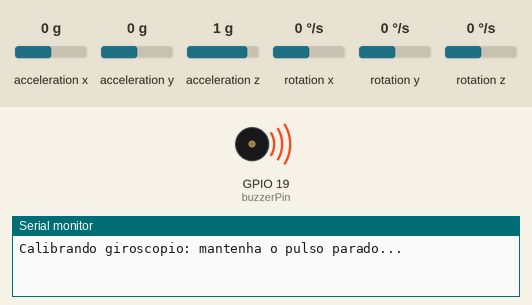
The sketch below on a simulated ESP32. On the bench: buzzer (waves = sounding), the last lines printed to the serial monitor. Wiring (inferred from the names in the program): MPU-6050 motion sensor at I2C address 0x68. The inputs (shaded band) are chosen by the test bench; at power-on: acceleration x 0 g, acceleration y 0 g, acceleration z 1 g, rotation x 0 °/s, rotation y 0 °/s, rotation z 0 °/s.

Above: at 2.1 s.
At 3.4 s:
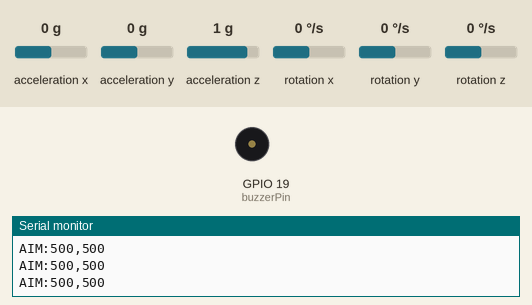
3.5 s: acceleration x set to -1.4 g
At 4.3 s:
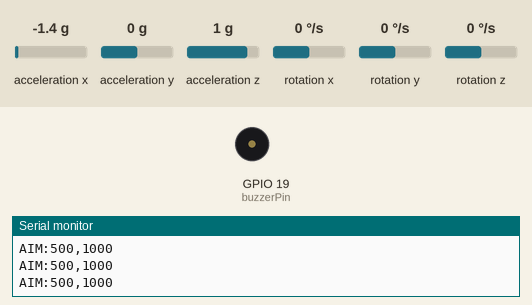
Timing chart, 0 to 6.5 s (numbered marks = the images above; inputs shaded):
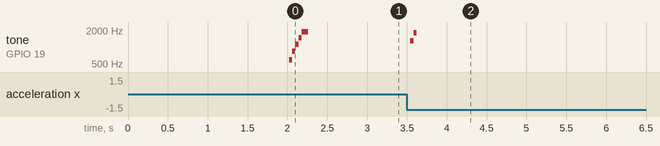

Measured:
- after the input at 3.5 s, tone on GPIO 19 (buzzerPin): silent → 1282 Hz at once, → 1779 Hz 0.04 s later, → silent 0.04 s later
- by itself, tone on GPIO 19 (buzzerPin): plays 597 Hz for 0.04 s, 844 Hz for 0.04 s, 1120 Hz for 0.04 s, 1469 Hz for 0.04 s, 1873 Hz for 0.08 s

The sketch:

GAMERANHA_calibracao_ESP32.ino
```cpp
#include <Wire.h>
#include <math.h>

// GAMERANHA - ESP32 + MPU6050
// MPU6050: SDA=23, SCL=22; buzzer passivo no GPIO 19
// Monte o sensor deitado, com os componentes voltados para cima.
// Ao ligar, mantenha o pulso na posição central desejada durante a calibração.
// No jogo, pressione C para registrar novamente o centro da mira.

#define MPU_ADDR 0x68
const int buzzerPin = 19;

int16_t accelX = 0, accelY = 0, accelZ = 0;
int16_t gyroX = 0, gyroY = 0, gyroZ = 0;

float gyroYOffset = 0.0f;
float gyroZOffset = 0.0f;
float pitchDeg = 0.0f;
float yawDeg = 0.0f;
float pitchCenterDeg = 0.0f;

long oldMotion = 0;
const int shakeLimit = 8000;
unsigned long lastShotTime = 0;
const unsigned long shotCooldown = 700;
unsigned long lastImuTime = 0;
unsigned long lastAimSend = 0;

// Aumente para uma mira mais rápida; diminua para uma mira mais suave.
// YAW_RANGE: giro horizontal necessário para atravessar a tela.
// PITCH_RANGE: inclinação vertical necessária para atravessar a tela.
const float YAW_RANGE_DEG = 35.0f;
const float PITCH_RANGE_DEG = 22.0f;

void setup() {
  Serial.begin(115200);
  Serial.setTimeout(10);
  Wire.begin(23, 22);
  Wire.setClock(400000);

  pinMode(buzzerPin, OUTPUT);
  digitalWrite(buzzerPin, LOW);

  Wire.beginTransmission(MPU_ADDR);
  Wire.write(0x6B);
  Wire.write(0x00); // acorda o MPU6050
  if (Wire.endTransmission() != 0) {
    Serial.println("ERRO: MPU6050 nao respondeu. Confira VCC, GND, SDA e SCL.");
    while (true) delay(500);
  }
  delay(200);

  Serial.println("Calibrando giroscopio: mantenha o pulso parado...");
  calibrateGyro();
  readImu();
  pitchDeg = accelPitch();
  pitchCenterDeg = pitchDeg; // centro inicial = postura em que o sensor ligou
  yawDeg = 0.0f;
  oldMotion = motionMagnitude();
  lastImuTime = micros();

  playWebSound();
  Serial.println("CENTER_OK");
  Serial.println("READY");
}

void loop() {
  handleSerialCommands();
  readImu();

  unsigned long nowUs = micros();
  float dt = (nowUs - lastImuTime) / 1000000.0f;
  lastImuTime = nowUs;
  if (dt <= 0.0f || dt > 0.1f) dt = 0.01f;

  // Movimento para cima/baixo: giroscópio Y + correção do acelerômetro.
  float accPitch = accelPitch();
  pitchDeg = 0.98f * (pitchDeg + ((float)gyroY - gyroYOffset) / 131.0f * dt)
             + 0.02f * accPitch;

  // Movimento para esquerda/direita: rotação horizontal pelo giroscópio Z.
  // O eixo Z não tem referência absoluta no MPU6050, portanto pode derivar
  // lentamente. Pressione C com o pulso centralizado para zerar essa rotação.
  yawDeg += ((float)gyroZ - gyroZOffset) / 131.0f * dt;

  float aimX = 500.0f - (yawDeg / YAW_RANGE_DEG) * 500.0f; // eixo horizontal invertido para corrigir esquerda/direita
  float aimY = 500.0f + ((pitchDeg - pitchCenterDeg) / PITCH_RANGE_DEG) * 500.0f;
  aimX = constrain(aimX, 0.0f, 1000.0f);
  aimY = constrain(aimY, 0.0f, 1000.0f);

  if (millis() - lastAimSend >= 33) {
    Serial.print("AIM:");
    Serial.print((int)aimX);
    Serial.print(',');
    Serial.println((int)aimY);
    lastAimSend = millis();
  }

  long newMotion = motionMagnitude();
  long motionChange = labs(newMotion - oldMotion);
  oldMotion = newMotion;
  if (motionChange > shakeLimit && millis() - lastShotTime > shotCooldown) {
    Serial.println("SHOOT");
    playShotSound();
    lastShotTime = millis();
  }

  delay(5);
}

void handleSerialCommands() {
  static String command = "";
  while (Serial.available() > 0) {
    char c = (char)Serial.read();
    if (c == '\n' || c == '\r') {
      command.trim();
      command.toUpperCase();
      if (command == "CENTER") {
        // A leitura do acelerômetro fornece o zero de inclinação vertical.
        readImu();
        pitchDeg = accelPitch();
        pitchCenterDeg = pitchDeg;
        yawDeg = 0.0f;
        Serial.println("CENTER_OK");
      }
      command = "";
    } else if (command.length() < 20) {
      command += c;
    }
  }
}

void calibrateGyro() {
  const int samples = 500;
  long sumY = 0;
  long sumZ = 0;
  for (int i = 0; i < samples; i++) {
    readImu();
    sumY += gyroY;
    sumZ += gyroZ;
    delay(2);
  }
  gyroYOffset = (float)sumY / samples;
  gyroZOffset = (float)sumZ / samples;
}

void readImu() {
  Wire.beginTransmission(MPU_ADDR);
  Wire.write(0x3B);
  if (Wire.endTransmission(false) != 0) return;
  uint8_t count = Wire.requestFrom((uint8_t)MPU_ADDR, (uint8_t)14);
  if (count < 14) return;
  accelX = (int16_t)(Wire.read() << 8 | Wire.read());
  accelY = (int16_t)(Wire.read() << 8 | Wire.read());
  accelZ = (int16_t)(Wire.read() << 8 | Wire.read());
  Wire.read(); Wire.read(); // temperatura
  gyroX = (int16_t)(Wire.read() << 8 | Wire.read());
  gyroY = (int16_t)(Wire.read() << 8 | Wire.read());
  gyroZ = (int16_t)(Wire.read() << 8 | Wire.read());
}

float accelPitch() {
  return atan2f(-(float)accelX,
                sqrtf((float)accelY * (float)accelY + (float)accelZ * (float)accelZ))
         * 180.0f / PI;
}

long motionMagnitude() {
  return labs((long)accelX) + labs((long)accelY) + labs((long)accelZ);
}

void playWebSound() {
  makeBuzzerTone(600, 50);
  makeBuzzerTone(900, 50);
  makeBuzzerTone(1300, 50);
  makeBuzzerTone(1900, 90);
  digitalWrite(buzzerPin, LOW);
}

void playShotSound() {
  makeBuzzerTone(1200, 35);
  makeBuzzerTone(1800, 45);
  digitalWrite(buzzerPin, LOW);
}

void makeBuzzerTone(int frequency, int durationMilliseconds) {
  long halfPeriod = 500000L / frequency;
  long numberOfCycles = (long)frequency * durationMilliseconds / 1000;
  for (long cycle = 0; cycle < numberOfCycles; cycle++) {
    digitalWrite(buzzerPin, HIGH);
    delayMicroseconds(halfPeriod);
    digitalWrite(buzzerPin, LOW);
    delayMicroseconds(halfPeriod);
  }
}
```
